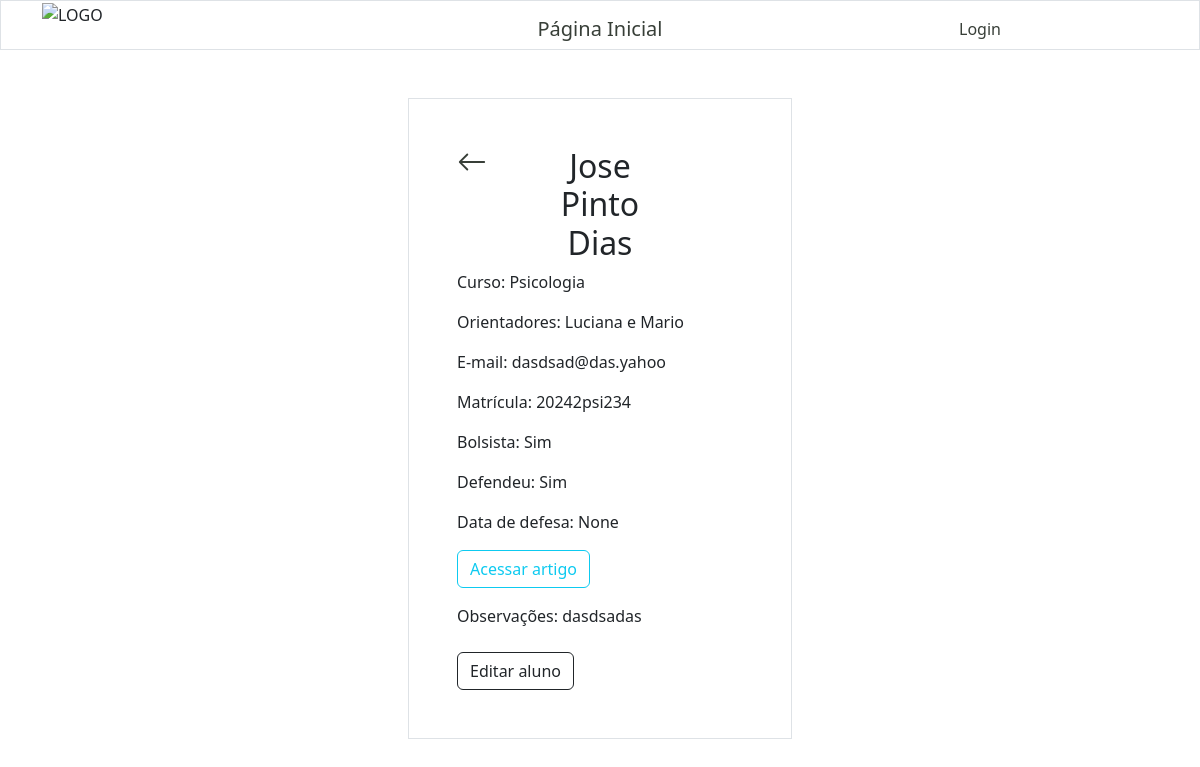
The app's page /alunos/alunoInfo/1/, older data.
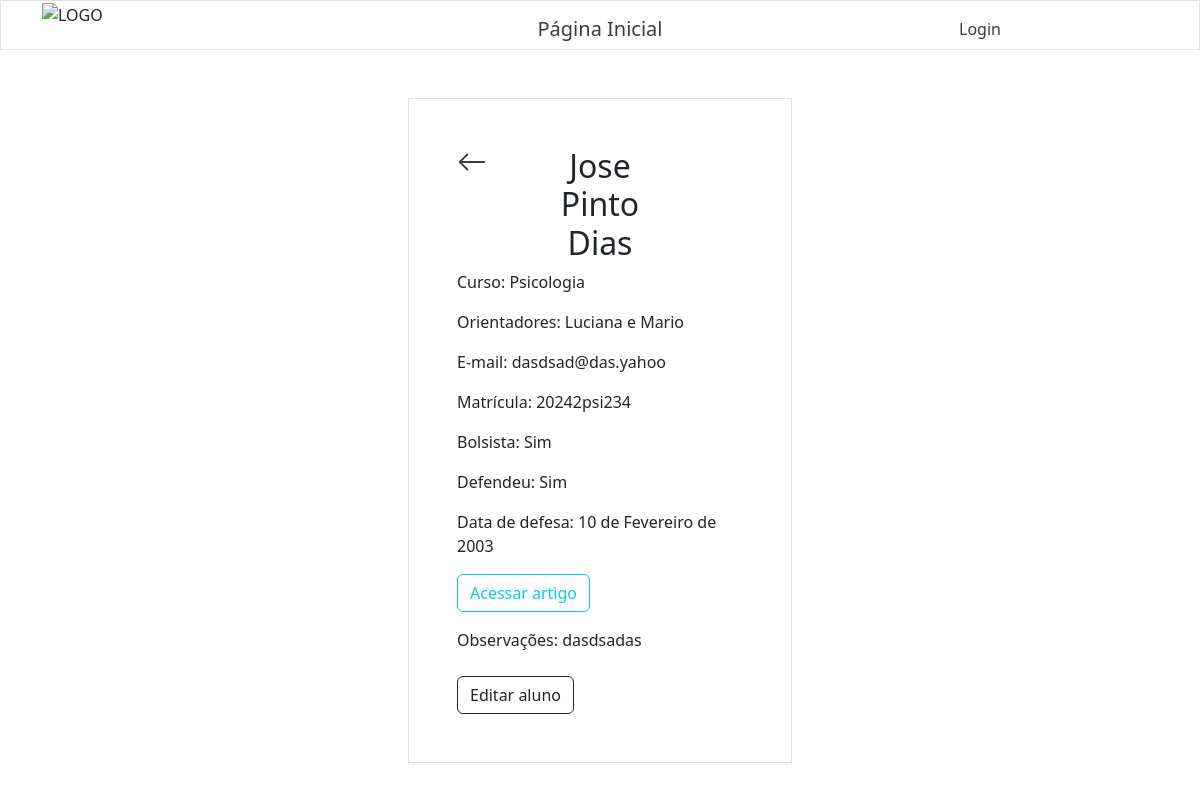
The same page, newer data.
### alunos/models.py (models this page shows, shortened)
class Aluno(models.Model):
    nome = models.CharField(max_length=255)
    sobrenome = models.CharField(max_length=255)
    curso = models.ForeignKey(Turma, on_delete=models.SET_NULL, null=True)
    orientadores = models.ManyToManyField('docentes.Docente', related_name='alunos_orientados')
    defesa = models.BooleanField(blank=True)
    data_defesa = models.DateField(null=True, blank=True)
    artigo = models.URLField(max_length=400, blank=True)
    bolsista = models.CharField(max_length=30)
    obs = models.TextField(max_length=255, blank=True)
    email = models.EmailField(max_length=255, null=True)
    matricula = models.CharField(max_length=20, null=True)

### turmas/models.py (models this page shows, shortened)
class Turma(models.Model):
    nome = models.CharField(max_length=255)
    vagas = models.IntegerField(null=True)
    curso = models.CharField(max_length=255)
    data_de_inicio = models.DateField(null=True)
    data_de_criacao = models.DateField(default=timezone.now)

### alunos/views.py (the view)
# urls.py: path('alunos/alunoInfo/<int:id>/', views.alunoInfo, name='alunoInfo'),
def alunoInfo(request, id):
    alunoID = get_object_or_404(Aluno, id=id)
    template = loader.get_template('alunoInfo.html')
    context = {'alunoID': alunoID, }
    return HttpResponse(template.render(context, request))

### alunos/templates/alunoInfo.html (shortened to what this page needs)
{% extends "master.html" %}
{% block content %}
    {% include "header.html" %}
    <div class="row">
        <div class="col"></div>
        <div class="col">
            <div class="container p-5 my-5 border">
                <div class="row">
                    <div class="col">
                        <a href="/alunos">
                            <svg xmlns="http://www.w3.org/2000/svg" width="30" height="30" fill="currentColor" class="bi bi-arrow-left" viewBox="0 0 16 16">
                                <path fill-rule="evenodd" d="M15 8a.5.5 0 0 0-.5-.5H2.707l3.147-3.146a.5.5 0 1 0-.708-.708l-4 4a.5.5 0 0 0 0 .708l4 4a.5.5 0 0 0 .708-.708L2.707 8.5H14.5A.5.5 0 0 0 15 8"/>
                            </svg>
                        </a>
                    </div>
                    <div class="col-6">
                        <h2 class="text-center">
                            {{ alunoID.nome }} {{ alunoID.sobrenome }}
                        </h2>
                    </div>
                    <div class="col"></div>
                </div>
                <p>Curso: {{ alunoID.curso.curso }}</p>
                {% if alunoID.orientadores.count > 1 %}
                    <p>Orientadores:
                        {% for orientador in alunoID.orientadores.all %}
                            {{ orientador.nome }}
                            {% if forloop.counter == alunoID.orientadores.all|length|add:-1 %}
                                e
                            {% elif not forloop.last %}
                                ,
                            {% endif %}
                        {% endfor %}
                    </p>
                {% else %}
                    <p>Orientador: {{ alunoID.orientadores.first.nome }}</p>
                {% endif %}
                <p>E-mail: {{ alunoID.email }}</p>
                <p>Matrícula: {{ alunoID.matricula }}</p>
                <p>Bolsista: {{ alunoID.bolsista }}</p>
                <p>Defendeu:
                    {% if alunoID.defesa%}
                    Sim</p>
                    <p>Data de defesa: {{alunoID.data_defesa}} <br>
                    <p><a href="{{ alunoID.artigo }}">
                    <button type="button" style="width:10;height:10" class="btn btn-outline-info">Acessar artigo</button></a></p>
                    {%else%}
                    Não
                    {% endif %}
                </p>
                <p>Observações: {{ alunoID.obs }}</p>
                <div class="container px-0 mt-4">
                    <a href="{% url 'editar_aluno' alunoID.id %}">
                        <button type="button" class="btn btn-outline-dark">
                            Editar aluno
                        </button>
                    </a>
                </div>
            </div>
        </div>
        <div class="col"></div>
    </div>
{% endblock %}

Row changes from the older to the newer data that the page shows:
changed Aluno "Jose": data_defesa "None" → "10 de Fevereiro de 2003"
